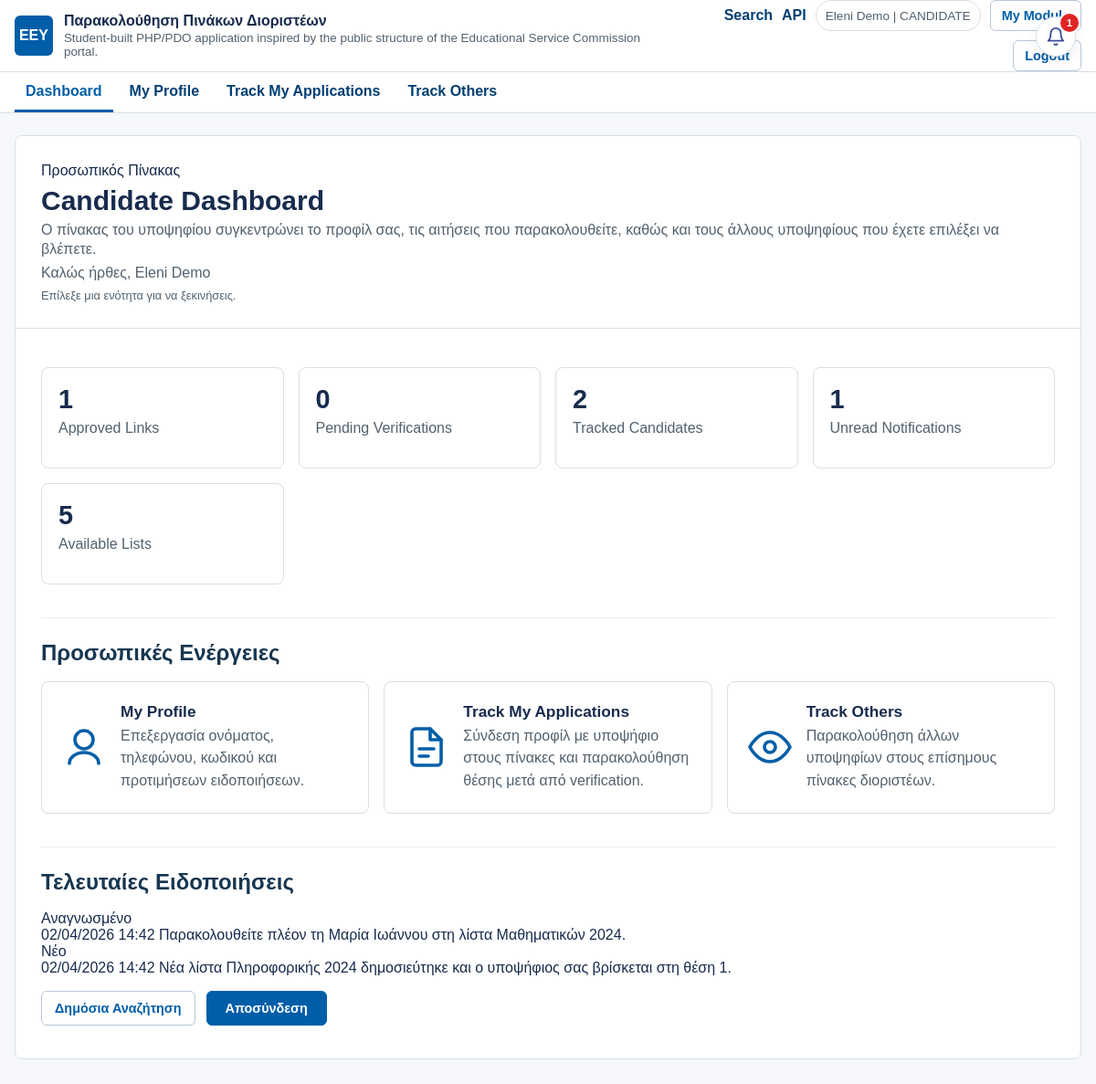
The app's page /modules/candidate/dashboard.php (signed in) with its own data.
### tables this page shows
CREATE TABLE notifications (
  id INT AUTO_INCREMENT PRIMARY KEY,
  user_id INT NOT NULL,
  message TEXT NOT NULL,
  is_read TINYINT(1) NOT NULL DEFAULT 0,
  created_at TIMESTAMP DEFAULT CURRENT_TIMESTAMP,
  CONSTRAINT fk_notifications_user
    FOREIGN KEY (user_id) REFERENCES users(id)
    ON DELETE CASCADE ON UPDATE CASCADE,
  INDEX idx_notifications_user_read (user_id, is_read)
);

### includes/db.php (called while the page is built)
<?php
$host = 'localhost';
$databaseName = 'appointable_lists';
$user = 'root';
$password = '';
$charset = 'utf8mb4';
$dsn = "mysql:host={$host};dbname={$databaseName};charset={$charset}";
$options = [
    PDO::ATTR_ERRMODE => PDO::ERRMODE_EXCEPTION,
    PDO::ATTR_DEFAULT_FETCH_MODE => PDO::FETCH_ASSOC,
    PDO::ATTR_EMULATE_PREPARES => false,
];
try {
    $pdo = new PDO($dsn, $user, $password, $options);
} catch (PDOException $exception) {
    error_log('Database connection failed: ' . $exception->getMessage());
    http_response_code(500);
    exit('Database connection failed. Please try again later.');
}
return $pdo;

### includes/functions.php (called while the page is built, shortened)
<?php
function h($value) {
    return htmlspecialchars((string) $value, ENT_QUOTES, 'UTF-8');
}
function pdo(): PDO
{
    static $pdo = null;
    if (!$pdo instanceof PDO) {
        $pdo = require __DIR__ . '/db.php';
    }
    return $pdo;
}
function fetch_user_notifications(int $userId, int $limit = 20): array
{
    $statement = pdo()->prepare(
        'SELECT id, message, is_read, created_at
         FROM notifications
         WHERE user_id = :user_id
         ORDER BY created_at DESC, id DESC
         LIMIT ' . (int) $limit
    );
    $statement->execute(['user_id' => $userId]);
    return $statement->fetchAll() ?: [];
}

### modules/candidate/dashboard.php (the view, shortened to what this page needs)
<?php
$user = require_login(['candidate']);
$pdo = pdo();
$countsStatement = $pdo->prepare(
    'SELECT
        (SELECT COUNT(*) FROM applications WHERE user_id = :uid_apps AND verification_status = :status_approved) AS linked_applications,
        (SELECT COUNT(*) FROM applications WHERE user_id = :uid_pending AND verification_status = :status_pending) AS pending_verifications,
        (SELECT COUNT(*) FROM tracked_candidates WHERE user_id = :uid_tracked) AS tracked_people,
        (SELECT COUNT(*) FROM notifications WHERE user_id = :uid_notif AND is_read = 0) AS unread_notifications'
);
$countsStatement->execute([
    'uid_apps'        => $user['id'],
    'status_approved' => 'approved',
    'uid_pending'     => $user['id'],
    'status_pending'  => 'pending',
    'uid_tracked'     => $user['id'],
    'uid_notif'       => $user['id'],
]);
$counts = $countsStatement->fetch() ?: [];
$totalLists = (int) $pdo->query('SELECT COUNT(*) FROM lists')->fetchColumn();
$notifications = fetch_user_notifications($user['id']);
$username = trim(($user['name'] ?? '') . ' ' . ($user['surname'] ?? ''));
?>
<!DOCTYPE html>
<html lang="el">
<head>
    <link rel="stylesheet" href="../../assets/css/style.css">
</head>
<body>
    <?php require __DIR__ . '/../../includes/app_topbar.php'; ?>
    <?php $moduleKey = 'candidate'; $pageKey = 'dashboard'; require __DIR__ . '/../../includes/nav.php'; ?>
    <?php require __DIR__ . '/../../includes/notifications_bell.php'; ?>
    <div class="auth-container">
        <div class="auth-card">
            <div class="page-banner">
                <p class="eyebrow">Προσωπικός Πίνακας</p>
                <h1 class="auth-title">Candidate Dashboard</h1>
                <p class="auth-subtitle">Ο πίνακας του υποψηφίου συγκεντρώνει το προφίλ σας, τις αιτήσεις που παρακολουθείτε, καθώς και τους άλλους υποψηφίους που έχετε επιλέξει να βλέπετε.</p>
                <p class="section-text">Καλώς ήρθες, <?php echo h($username); ?></p>
                <p class="field-help">Επίλεξε μια ενότητα για να ξεκινήσεις.</p>
            </div>
            <div class="page-body">
                <div class="dashboard-grid">
                    <div class="stat-card">
                        <h3><?php echo (int) ($counts['linked_applications'] ?? 0); ?></h3>
                        <p>Approved Links</p>
                    </div>
                    <div class="stat-card">
                        <h3><?php echo (int) ($counts['pending_verifications'] ?? 0); ?></h3>
                        <p>Pending Verifications</p>
                    </div>
                    <div class="stat-card">
                        <h3><?php echo (int) ($counts['tracked_people'] ?? 0); ?></h3>
                        <p>Tracked Candidates</p>
                    </div>
                    <div class="stat-card">
                        <h3><?php echo (int) ($counts['unread_notifications'] ?? 0); ?></h3>
                        <p>Unread Notifications</p>
                    </div>
                    <div class="stat-card">
                        <h3><?php echo $totalLists; ?></h3>
                        <p>Available Lists</p>
                    </div>
                </div>
                <div class="section-divider"></div>
                <h2 class="section-title">Προσωπικές Ενέργειες</h2>
                <div class="admin-nav-grid">
                    <a class="admin-tile" href="profile.php">
                        <span class="admin-tile-icon" aria-hidden="true">
                            <svg viewBox="0 0 24 24" width="48" height="48" role="img" focusable="false">
                                <path d="M20 21c0-3.31-3.58-6-8-6s-8 2.69-8 6"></path>
                                <circle cx="12" cy="8" r="5"></circle>
                            </svg>
                        </span>
                        <div class="admin-tile-content">
                            <span class="admin-tile-title">My Profile</span>
                            <span class="admin-tile-text">Επεξεργασία ονόματος, τηλεφώνου, κωδικού και προτιμήσεων ειδοποιήσεων.</span>
                        </div>
                    </a>
                    <a class="admin-tile" href="my-applications.php">
                        <span class="admin-tile-icon" aria-hidden="true">
                            <svg viewBox="0 0 24 24" width="48" height="48" role="img" focusable="false">
                                <path d="M14 2H6a2 2 0 0 0-2 2v16a2 2 0 0 0 2 2h12a2 2 0 0 0 2-2V8z"></path>
                                <polyline points="14 2 14 8 20 8"></polyline>
                                <line x1="8" y1="13" x2="16" y2="13"></line>
                                <line x1="8" y1="17" x2="13" y2="17"></line>
                            </svg>
                        </span>
                        <div class="admin-tile-content">
                            <span class="admin-tile-title">Track My Applications</span>
                            <span class="admin-tile-text">Σύνδεση προφίλ με υποψήφιο στους πίνακες και παρακολούθηση θέσης μετά από verification.</span>
                        </div>
                    </a>
                    <a class="admin-tile" href="track-others.php">
                        <span class="admin-tile-icon" aria-hidden="true">
                            <svg viewBox="0 0 24 24" width="48" height="48" role="img" focusable="false">
                                <path d="M1 12s4-8 11-8 11 8 11 8-4 8-11 8-11-8-11-8z"></path>
                                <circle cx="12" cy="12" r="3"></circle>
                            </svg>
                        </span>
                        <div class="admin-tile-content">
                            <span class="admin-tile-title">Track Others</span>
                            <span class="admin-tile-text">Παρακολούθηση άλλων υποψηφίων στους επίσημους πίνακες διοριστέων.</span>
                        </div>
                    </a>
                </div>
                <div class="section-divider"></div>
                <h2 class="section-title">Τελευταίες Ειδοποιήσεις</h2>
                <div class="notifications-list">
                    <?php if ($notifications === []): ?>
                        <div class="empty-notifications">Δεν υπάρχουν ειδοποιήσεις ακόμη για τον λογαριασμό σας.</div>
                    <?php else: ?>
                        <?php foreach ($notifications as $notification): ?>
                            <?php $isUnread = (int) $notification['is_read'] === 0; ?>
                            <article class="notification-item<?php echo $isUnread ? ' is-unread' : ''; ?>">
                                <span class="notification-badge<?php echo $isUnread ? ' is-unread' : ''; ?>">
                                    <?php echo $isUnread ? 'Νέο' : 'Αναγνωσμένο'; ?>
                                </span>
                                <div class="notification-content">
                                    <span class="notification-date"><?php echo h(date('d/m/Y H:i', strtotime($notification['created_at']))); ?></span>
                                    <span class="notification-message"><?php echo h($notification['message']); ?></span>
                                </div>
                            </article>
                        <?php endforeach; ?>
                    <?php endif; ?>
                </div>
                <div class="dashboard-links">
                    <a href="../search/search.php" class="button-link secondary">Δημόσια Αναζήτηση</a>
                    <a href="../../auth/logout.php" class="button-link danger-link">Αποσύνδεση</a>
                </div>
            </div>
        </div>
    </div>
</body>
</html>

### records on screen
notifications: is_read "Αναγνωσμένο", created_at "02/04/2026 14:42", message "Παρακολουθείτε πλέον τη Μαρία Ιωάννου στη λίστα Μαθηματικών 2024."
notifications: is_read "Νέο", created_at "02/04/2026 14:42", message "Νέα λίστα Πληροφορικής 2024 δημοσιεύτηκε και ο υποψήφιος σας βρίσκεται στη θέση 1."

### other values on screen
app_config('name_el') "Παρακολούθηση Πινάκων Διοριστέων"
app_config('description') "Student-built PHP/PDO application inspired by the public structure of the Educational Service Commission portal."
$topbarUser['role'] "CANDIDATE"
$link['label'] "Dashboard"
$link['label'] "My Profile"
$link['label'] "Track My Applications"
$link['label'] "Track Others"
$bellUnreadCount "1"
$username "Eleni Demo"
$counts['linked_applications'] "1"
$counts['pending_verifications'] "0"
$counts['tracked_people'] "2"
$counts['unread_notifications'] "1"
$totalLists "5"
